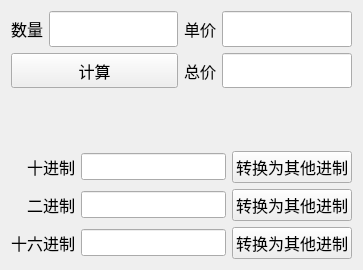
<?xml version="1.0" encoding="UTF-8"?>
<ui version="4.0">
 <class>Widget</class>
 <widget class="QWidget" name="Widget">
  <property name="geometry">
   <rect>
    <x>0</x>
    <y>0</y>
    <width>363</width>
    <height>270</height>
   </rect>
  </property>
  <property name="windowTitle">
   <string>字符串与输入输出</string>
  </property>
  <layout class="QGridLayout" name="gridLayout_4">
   <item row="0" column="0">
    <layout class="QGridLayout" name="gridLayout_3" rowstretch="4,3,4">
     <item row="0" column="0">
      <layout class="QGridLayout" name="gridLayout">
       <item row="0" column="0">
        <widget class="QLabel" name="label">
         <property name="sizePolicy">
          <sizepolicy hsizetype="Preferred" vsizetype="Expanding">
           <horstretch>0</horstretch>
           <verstretch>0</verstretch>
          </sizepolicy>
         </property>
         <property name="font">
          <font>
           <pointsize>12</pointsize>
          </font>
         </property>
         <property name="text">
          <string>数量</string>
         </property>
        </widget>
       </item>
       <item row="0" column="1">
        <widget class="QLineEdit" name="lineEditNum">
         <property name="sizePolicy">
          <sizepolicy hsizetype="Expanding" vsizetype="Expanding">
           <horstretch>0</horstretch>
           <verstretch>0</verstretch>
          </sizepolicy>
         </property>
         <property name="font">
          <font>
           <pointsize>12</pointsize>
          </font>
         </property>
        </widget>
       </item>
       <item row="0" column="3">
        <widget class="QLineEdit" name="lineEditPrice">
         <property name="sizePolicy">
          <sizepolicy hsizetype="Expanding" vsizetype="Expanding">
           <horstretch>0</horstretch>
           <verstretch>0</verstretch>
          </sizepolicy>
         </property>
         <property name="font">
          <font>
           <pointsize>12</pointsize>
          </font>
         </property>
        </widget>
       </item>
       <item row="0" column="2">
        <widget class="QLabel" name="label_2">
         <property name="sizePolicy">
          <sizepolicy hsizetype="Preferred" vsizetype="Expanding">
           <horstretch>0</horstretch>
           <verstretch>0</verstretch>
          </sizepolicy>
         </property>
         <property name="font">
          <font>
           <pointsize>12</pointsize>
          </font>
         </property>
         <property name="text">
          <string>单价</string>
         </property>
        </widget>
       </item>
       <item row="1" column="2">
        <widget class="QLabel" name="label_3">
         <property name="sizePolicy">
          <sizepolicy hsizetype="Preferred" vsizetype="Expanding">
           <horstretch>0</horstretch>
           <verstretch>0</verstretch>
          </sizepolicy>
         </property>
         <property name="font">
          <font>
           <pointsize>12</pointsize>
          </font>
         </property>
         <property name="text">
          <string>总价</string>
         </property>
        </widget>
       </item>
       <item row="1" column="3">
        <widget class="QLineEdit" name="lineEditTotal">
         <property name="sizePolicy">
          <sizepolicy hsizetype="Expanding" vsizetype="Expanding">
           <horstretch>0</horstretch>
           <verstretch>0</verstretch>
          </sizepolicy>
         </property>
         <property name="font">
          <font>
           <pointsize>12</pointsize>
          </font>
         </property>
        </widget>
       </item>
       <item row="1" column="0" colspan="2">
        <widget class="QPushButton" name="pushButtonCalculate">
         <property name="sizePolicy">
          <sizepolicy hsizetype="Minimum" vsizetype="Expanding">
           <horstretch>0</horstretch>
           <verstretch>0</verstretch>
          </sizepolicy>
         </property>
         <property name="font">
          <font>
           <pointsize>12</pointsize>
          </font>
         </property>
         <property name="text">
          <string>计算</string>
         </property>
        </widget>
       </item>
      </layout>
     </item>
     <item row="1" column="0">
      <spacer name="verticalSpacer">
       <property name="orientation">
        <enum>Qt::Vertical</enum>
       </property>
       <property name="sizeHint" stdset="0">
        <size>
         <width>20</width>
         <height>30</height>
        </size>
       </property>
      </spacer>
     </item>
     <item row="2" column="0">
      <layout class="QGridLayout" name="gridLayout_2">
       <item row="1" column="2">
        <widget class="QPushButton" name="pushButtonBin">
         <property name="font">
          <font>
           <pointsize>12</pointsize>
          </font>
         </property>
         <property name="text">
          <string>转换为其他进制</string>
         </property>
        </widget>
       </item>
       <item row="0" column="2">
        <widget class="QPushButton" name="pushButtonDec">
         <property name="font">
          <font>
           <pointsize>12</pointsize>
          </font>
         </property>
         <property name="text">
          <string>转换为其他进制</string>
         </property>
        </widget>
       </item>
       <item row="0" column="1">
        <widget class="QLineEdit" name="lineEditDec">
         <property name="font">
          <font>
           <pointsize>12</pointsize>
          </font>
         </property>
        </widget>
       </item>
       <item row="0" column="0">
        <widget class="QLabel" name="label_4">
         <property name="font">
          <font>
           <pointsize>12</pointsize>
          </font>
         </property>
         <property name="text">
          <string>十进制</string>
         </property>
         <property name="alignment">
          <set>Qt::AlignRight|Qt::AlignTrailing|Qt::AlignVCenter</set>
         </property>
        </widget>
       </item>
       <item row="1" column="1">
        <widget class="QLineEdit" name="lineEditBin">
         <property name="font">
          <font>
           <pointsize>12</pointsize>
          </font>
         </property>
        </widget>
       </item>
       <item row="1" column="0">
        <widget class="QLabel" name="label_5">
         <property name="font">
          <font>
           <pointsize>12</pointsize>
          </font>
         </property>
         <property name="text">
          <string>二进制</string>
         </property>
         <property name="alignment">
          <set>Qt::AlignRight|Qt::AlignTrailing|Qt::AlignVCenter</set>
         </property>
        </widget>
       </item>
       <item row="2" column="0">
        <widget class="QLabel" name="label_6">
         <property name="font">
          <font>
           <pointsize>12</pointsize>
          </font>
         </property>
         <property name="text">
          <string>十六进制</string>
         </property>
         <property name="alignment">
          <set>Qt::AlignRight|Qt::AlignTrailing|Qt::AlignVCenter</set>
         </property>
        </widget>
       </item>
       <item row="2" column="1">
        <widget class="QLineEdit" name="lineEditHex">
         <property name="font">
          <font>
           <pointsize>12</pointsize>
          </font>
         </property>
        </widget>
       </item>
       <item row="2" column="2">
        <widget class="QPushButton" name="pushButtonHex">
         <property name="font">
          <font>
           <pointsize>12</pointsize>
          </font>
         </property>
         <property name="text">
          <string>转换为其他进制</string>
         </property>
        </widget>
       </item>
      </layout>
     </item>
    </layout>
   </item>
  </layout>
 </widget>
 <resources/>
 <connections/>
</ui>
